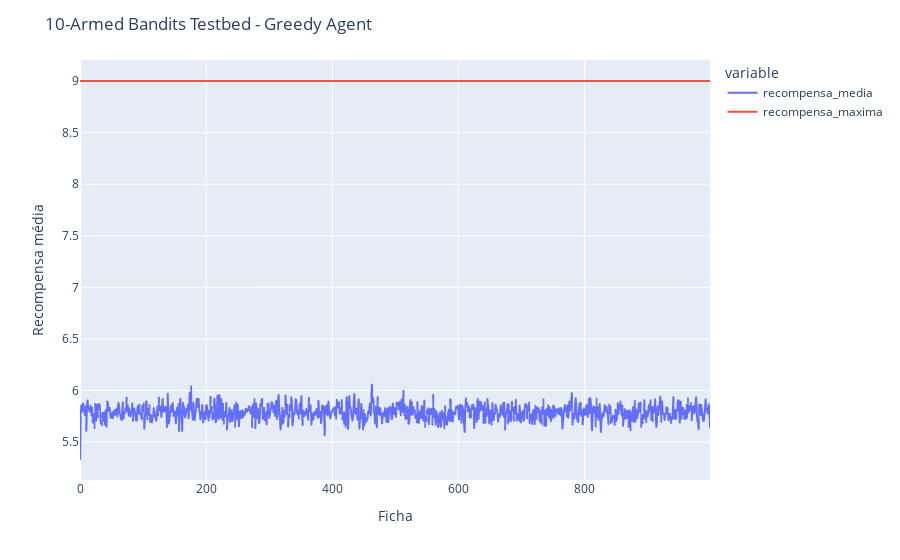

Write notebook code for a chart like this one.
### Code cell
fig = px.line(res[['recompensa_media', 'recompensa_maxima']])
fig.update_layout({
    'title': '10-Armed Bandits Testbed - Greedy Agent',
    'xaxis_title': 'Ficha',
    'yaxis_title': 'Recompensa média'
})

### Figure 1 — Plotly figure (JSON) as saved in the notebook; plotly's stock layout.template omitted (floating-point values rounded to 4 significant figures; data arrays with more than 128 entries replaced by an {"elided": "..."} marker saying what was removed)
{"data": [{"hovertemplate": "variable=recompensa_media<br>index=%{x}<br>value=%{y}<extra></extra>", "legendgroup": "recompensa_media", "line": {"color": "#636efa", "dash": "solid"}, "mode": "lines", "name": "recompensa_media", "showlegend": true, "type": "scattergl", "x": {"elided": "1000 int values"}, "xaxis": "x", "y": {"elided": "1000 float values"}, "yaxis": "y"}, {"hovertemplate": "variable=recompensa_maxima<br>index=%{x}<br>value=%{y}<extra></extra>", "legendgroup": "recompensa_maxima", "line": {"color": "#EF553B", "dash": "solid"}, "mode": "lines", "name": "recompensa_maxima", "showlegend": true, "type": "scattergl", "x": {"elided": "1000 int values"}, "xaxis": "x", "y": {"elided": "1000 int values"}, "yaxis": "y"}], "layout": {"legend": {"title": {"text": "variable"}, "tracegroupgap": 0}, "margin": {"t": 60}, "title": {"text": "10-Armed Bandits Testbed - Greedy Agent"}, "xaxis": {"anchor": "y", "domain": [0, 1], "title": {"text": "Ficha"}}, "yaxis": {"anchor": "x", "domain": [0, 1], "title": {"text": "Recompensa média"}}}}
